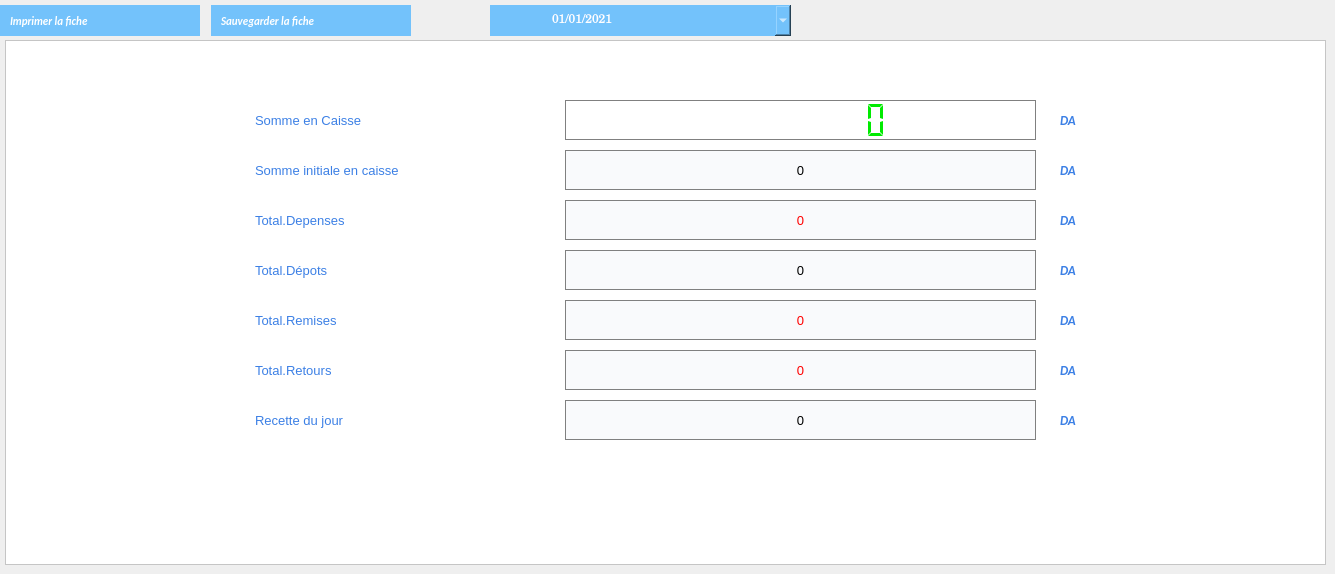
    <widget class="QWidget" name="productTab2_3">
     <attribute name="title">
      <string>Caisse</string>
     </attribute>
     <widget class="QPushButton" name="registerPrint">
      <property name="geometry">
       <rect>
        <x>0</x>
        <y>5</y>
        <width>200</width>
        <height>31</height>
       </rect>
      </property>
      <property name="sizePolicy">
       <sizepolicy hsizetype="Minimum" vsizetype="Maximum">
        <horstretch>0</horstretch>
        <verstretch>0</verstretch>
       </sizepolicy>
      </property>
      <property name="font">
       <font>
        <family>Calibri</family>
        <pointsize>8</pointsize>
        <weight>75</weight>
        <italic>true</italic>
        <bold>true</bold>
        <underline>false</underline>
        <kerning>true</kerning>
       </font>
      </property>
      <property name="cursor">
       <cursorShape>PointingHandCursor</cursorShape>
      </property>
      <property name="toolTip">
       <string>Imprimer ue fiche détaillée</string>
      </property>
      <property name="statusTip">
       <string/>
      </property>
      <property name="autoFillBackground">
       <bool>false</bool>
      </property>
      <property name="styleSheet">
       <string notr="true">QPushButton{background-color:#73C2FB; color : white; border: 0px solid #000028 ;  text-align:left; padding-left:10px;}
QPushButton:hover{color:orange;}
QPushButton:focus{color:#00ea00}
</string>
      </property>
      <property name="text">
       <string>Imprimer la fiche</string>
      </property>
      <property name="icon">
       <iconset>
        <normaloff>../../IMAGES/Icons/printCaisse.png</normaloff>../../IMAGES/Icons/printCaisse.png</iconset>
      </property>
      <property name="iconSize">
       <size>
        <width>21</width>
        <height>21</height>
       </size>
      </property>
     </widget>
     <widget class="QPushButton" name="dateSearch">
      <property name="geometry">
       <rect>
        <x>490</x>
        <y>5</y>
        <width>60</width>
        <height>31</height>
       </rect>
      </property>
      <property name="sizePolicy">
       <sizepolicy hsizetype="Minimum" vsizetype="Maximum">
        <horstretch>0</horstretch>
        <verstretch>0</verstretch>
       </sizepolicy>
      </property>
      <property name="font">
       <font>
        <family>Calibri</family>
        <pointsize>8</pointsize>
        <weight>75</weight>
        <italic>true</italic>
        <bold>true</bold>
        <underline>false</underline>
        <kerning>true</kerning>
       </font>
      </property>
      <property name="cursor">
       <cursorShape>PointingHandCursor</cursorShape>
      </property>
      <property name="toolTip">
       <string>Imprimer ue fiche détaillée</string>
      </property>
      <property name="statusTip">
       <string/>
      </property>
      <property name="autoFillBackground">
       <bool>false</bool>
      </property>
      <property name="styleSheet">
       <string notr="true">QPushButton{background-color:#73C2FB; color : white; border: 0px solid #000028 ;  text-align:center;}
QPushButton:hover{background:#f9fafc;color:orange;}
QPushButton:focus{color:#00ea00}
</string>
      </property>
      <property name="text">
       <string/>
      </property>
      <property name="icon">
       <iconset>
        <normaloff>../../IMAGES/Icons/dateWhite.png</normaloff>../../IMAGES/Icons/dateWhite.png</iconset>
      </property>
      <property name="iconSize">
       <size>
        <width>21</width>
        <height>21</height>
       </size>
      </property>
     </widget>
     <widget class="QDateEdit" name="dater">
      <property name="geometry">
       <rect>
        <x>550</x>
        <y>5</y>
        <width>241</width>
        <height>31</height>
       </rect>
      </property>
      <property name="font">
       <font>
        <family>Century Schoolbook L</family>
       </font>
      </property>
      <property name="styleSheet">
       <string notr="true">background-color:#73C2FB;border:0px;color:white;</string>
      </property>
      <property name="minimumDate">
       <date>
        <year>2020</year>
        <month>9</month>
        <day>14</day>
       </date>
      </property>
      <property name="displayFormat">
       <string>dd/MM/yyyy</string>
      </property>
      <property name="calendarPopup">
       <bool>true</bool>
      </property>
      <property name="date">
       <date>
        <year>2021</year>
        <month>1</month>
        <day>1</day>
       </date>
      </property>
     </widget>
     <widget class="QPushButton" name="registerSave">
      <property name="geometry">
       <rect>
        <x>211</x>
        <y>5</y>
        <width>200</width>
        <height>31</height>
       </rect>
      </property>
      <property name="sizePolicy">
       <sizepolicy hsizetype="Minimum" vsizetype="Maximum">
        <horstretch>0</horstretch>
        <verstretch>0</verstretch>
       </sizepolicy>
      </property>
      <property name="font">
       <font>
        <family>Calibri</family>
        <pointsize>8</pointsize>
        <weight>75</weight>
        <italic>true</italic>
        <bold>true</bold>
        <underline>false</underline>
        <kerning>true</kerning>
       </font>
      </property>
      <property name="cursor">
       <cursorShape>PointingHandCursor</cursorShape>
      </property>
      <property name="toolTip">
       <string>Imprimer ue fiche détaillée</string>
      </property>
      <property name="statusTip">
       <string/>
      </property>
      <property name="autoFillBackground">
       <bool>false</bool>
      </property>
      <property name="styleSheet">
       <string notr="true">QPushButton{background-color:#73C2FB; color : white; border: 0px solid #000028 ;  text-align:left; padding-left:10px;}
QPushButton:hover{color:orange;}
QPushButton:focus{color:#00ea00}
</string>
      </property>
      <property name="text">
       <string>Sauvegarder la fiche</string>
      </property>
      <property name="icon">
       <iconset>
        <normaloff>../../IMAGES/Icons/save.png</normaloff>../../IMAGES/Icons/save.png</iconset>
      </property>
      <property name="iconSize">
       <size>
        <width>21</width>
        <height>21</height>
       </size>
      </property>
     </widget>
     <widget class="QFrame" name="frame_2">
      <property name="geometry">
       <rect>
        <x>5</x>
        <y>40</y>
        <width>1321</width>
        <height>525</height>
       </rect>
      </property>
      <property name="styleSheet">
       <string notr="true">background:white</string>
      </property>
      <property name="frameShape">
       <enum>QFrame::StyledPanel</enum>
      </property>
      <property name="frameShadow">
       <enum>QFrame::Raised</enum>
      </property>
      <widget class="QLabel" name="label_8">
       <property name="geometry">
        <rect>
         <x>250</x>
         <y>260</y>
         <width>220</width>
         <height>40</height>
        </rect>
       </property>
       <property name="font">
        <font>
         <pointsize>10</pointsize>
        </font>
       </property>
       <property name="styleSheet">
        <string notr="true">color:#3c80e5;</string>
       </property>
       <property name="text">
        <string>Total.Remises</string>
       </property>
      </widget>
      <widget class="QPushButton" name="editInit_6">
       <property name="geometry">
        <rect>
         <x>1050</x>
         <y>360</y>
         <width>40</width>
         <height>40</height>
        </rect>
       </property>
       <property name="sizePolicy">
        <sizepolicy hsizetype="Minimum" vsizetype="Maximum">
         <horstretch>0</horstretch>
         <verstretch>0</verstretch>
        </sizepolicy>
       </property>
       <property name="font">
        <font>
         <family>Calibri</family>
         <pointsize>10</pointsize>
         <weight>75</weight>
         <italic>true</italic>
         <bold>true</bold>
         <underline>false</underline>
         <kerning>true</kerning>
        </font>
       </property>
       <property name="cursor">
        <cursorShape>ArrowCursor</cursorShape>
       </property>
       <property name="toolTip">
        <string/>
       </property>
       <property name="statusTip">
        <string/>
       </property>
       <property name="autoFillBackground">
        <bool>false</bool>
       </property>
       <property name="styleSheet">
        <string notr="true">QPushButton{background-color:white; color : #3c80e5; border: 0px solid #000028 ;  text-align:left; padding-left:5px;}</string>
       </property>
       <property name="text">
        <string>DA</string>
       </property>
       <property name="iconSize">
        <size>
         <width>21</width>
         <height>21</height>
        </size>
       </property>
      </widget>
      <widget class="QLabel" name="sumDay">
       <property name="geometry">
        <rect>
         <x>560</x>
         <y>360</y>
         <width>471</width>
         <height>40</height>
        </rect>
       </property>
       <property name="font">
        <font>
         <pointsize>10</pointsize>
        </font>
       </property>
       <property name="styleSheet">
        <string notr="true">background:#f9fafc;color:black;
border: 1px solid  #808080;</string>
       </property>
       <property name="text">
        <string>0</string>
       </property>
       <property name="alignment">
        <set>Qt::AlignCenter</set>
       </property>
      </widget>
      <widget class="QPushButton" name="editInit_4">
       <property name="geometry">
        <rect>
         <x>1050</x>
         <y>210</y>
         <width>40</width>
         <height>40</height>
        </rect>
       </property>
       <property name="sizePolicy">
        <sizepolicy hsizetype="Minimum" vsizetype="Maximum">
         <horstretch>0</horstretch>
         <verstretch>0</verstretch>
        </sizepolicy>
       </property>
       <property name="font">
        <font>
         <family>Calibri</family>
         <pointsize>10</pointsize>
         <weight>75</weight>
         <italic>true</italic>
         <bold>true</bold>
         <underline>false</underline>
         <kerning>true</kerning>
        </font>
       </property>
       <property name="cursor">
        <cursorShape>ArrowCursor</cursorShape>
       </property>
       <property name="toolTip">
        <string/>
       </property>
       <property name="statusTip">
        <string/>
       </property>
       <property name="autoFillBackground">
        <bool>false</bool>
       </property>
       <property name="styleSheet">
        <string notr="true">QPushButton{background-color:white; color : #3c80e5; border: 0px solid #000028 ;  text-align:left; padding-left:5px;}</string>
       </property>
       <property name="text">
        <string>DA</string>
       </property>
       <property name="iconSize">
        <size>
         <width>21</width>
         <height>21</height>
        </size>
       </property>
      </widget>
      <widget class="QPushButton" name="editInit_7">
       <property name="geometry">
        <rect>
         <x>1050</x>
         <y>110</y>
         <width>40</width>
         <height>40</height>
        </rect>
       </property>
       <property name="sizePolicy">
        <sizepolicy hsizetype="Minimum" vsizetype="Maximum">
         <horstretch>0</horstretch>
         <verstretch>0</verstretch>
        </sizepolicy>
       </property>
       <property name="font">
        <font>
         <family>Calibri</family>
         <pointsize>10</pointsize>
         <weight>75</weight>
         <italic>true</italic>
         <bold>true</bold>
         <underline>false</underline>
         <kerning>true</kerning>
        </font>
       </property>
       <property name="cursor">
        <cursorShape>ArrowCursor</cursorShape>
       </property>
       <property name="toolTip">
        <string/>
       </property>
       <property name="statusTip">
        <string/>
       </property>
       <property name="autoFillBackground">
        <bool>false</bool>
       </property>
       <property name="styleSheet">
        <string notr="true">QPushButton{background-color:white; color : #3c80e5; border: 0px solid #000028 ;  text-align:left; padding-left:5px;}</string>
       </property>
       <property name="text">
        <string>DA</string>
       </property>
       <property name="iconSize">
        <size>
         <width>21</width>
         <height>21</height>
        </size>
       </property>
      </widget>
      <widget class="QLabel" name="label_5">
       <property name="geometry">
        <rect>
         <x>250</x>
         <y>360</y>
         <width>220</width>
         <height>40</height>
        </rect>
       </property>
       <property name="font">
        <font>
         <pointsize>10</pointsize>
        </font>
       </property>
       <property name="styleSheet">
        <string notr="true">color:#3c80e5;</string>
       </property>
       <property name="text">
        <string>Recette du jour</string>
       </property>
      </widget>
      <widget class="QPushButton" name="editInit_3">
       <property name="geometry">
        <rect>
         <x>1050</x>
         <y>160</y>
         <width>40</width>
         <height>40</height>
        </rect>
       </property>
       <property name="sizePolicy">
        <sizepolicy hsizetype="Minimum" vsizetype="Maximum">
         <horstretch>0</horstretch>
         <verstretch>0</verstretch>
        </sizepolicy>
       </property>
       <property name="font">
        <font>
         <family>Calibri</family>
         <pointsize>10</pointsize>
         <weight>75</weight>
         <italic>true</italic>
         <bold>true</bold>
         <underline>false</underline>
         <kerning>true</kerning>
        </font>
       </property>
       <property name="cursor">
        <cursorShape>ArrowCursor</cursorShape>
       </property>
       <property name="toolTip">
        <string/>
       </property>
       <property name="statusTip">
        <string/>
       </property>
       <property name="autoFillBackground">
        <bool>false</bool>
       </property>
       <property name="styleSheet">
        <string notr="true">QPushButton{background-color:white; color : #3c80e5; border: 0px solid #000028 ;  text-align:left; padding-left:5px;}</string>
       </property>
       <property name="text">
        <string>DA</string>
       </property>
       <property name="iconSize">
        <size>
         <width>21</width>
         <height>21</height>
        </size>
       </property>
      </widget>
      <widget class="QLCDNumber" name="sumTotal">
       <property name="geometry">
        <rect>
         <x>560</x>
         <y>60</y>
         <width>471</width>
         <height>40</height>
        </rect>
       </property>
       <property name="sizePolicy">
        <sizepolicy hsizetype="Minimum" vsizetype="Minimum">
         <horstretch>0</horstretch>
         <verstretch>0</verstretch>
        </sizepolicy>
       </property>
       <property name="font">
        <font>
         <pointsize>20</pointsize>
         <weight>75</weight>
         <bold>true</bold>
        </font>
       </property>
       <property name="toolTip">
        <string>Somme Actuelle en caisse</string>
       </property>
       <property name="statusTip">
        <string>Somme Actuelle en caisse</string>
       </property>
       <property name="styleSheet">
        <string notr="true">QLCDNumber { color: #00ea00; background-color: white; height:35px;text-align:center;
border: 1px solid  #808080;}</string>
       </property>
       <property name="frameShape">
        <enum>QFrame::NoFrame</enum>
       </property>
       <property name="smallDecimalPoint">
        <bool>false</bool>
       </property>
       <property name="digitCount">
        <number>9</number>
       </property>
       <property name="mode">
        <enum>QLCDNumber::Dec</enum>
       </property>
       <property name="segmentStyle">
        <enum>QLCDNumber::Flat</enum>
       </property>
       <property name="value" stdset="0">
        <double>0.000000000000000</double>
       </property>
      </widget>
      <widget class="QPushButton" name="editInit_2">
       <property name="geometry">
        <rect>
         <x>1050</x>
         <y>60</y>
         <width>40</width>
         <height>40</height>
        </rect>
       </property>
       <property name="sizePolicy">
        <sizepolicy hsizetype="Minimum" vsizetype="Maximum">
         <horstretch>0</horstretch>
         <verstretch>0</verstretch>
        </sizepolicy>
       </property>
       <property name="font">
        <font>
         <family>Calibri</family>
         <pointsize>10</pointsize>
         <weight>75</weight>
         <italic>true</italic>
         <bold>true</bold>
         <underline>false</underline>
         <kerning>true</kerning>
        </font>
       </property>
       <property name="cursor">
        <cursorShape>ArrowCursor</cursorShape>
       </property>
       <property name="toolTip">
        <string/>
       </property>
       <property name="statusTip">
        <string/>
       </property>
       <property name="autoFillBackground">
        <bool>false</bool>
       </property>
       <property name="styleSheet">
        <string notr="true">QPushButton{background-color:white; color : #3c80e5; border: 0px solid #000028 ;  text-align:left; padding-left:5px;}</string>
       </property>
       <property name="text">
        <string>DA</string>
       </property>
       <property name="iconSize">
        <size>
         <width>21</width>
         <height>21</height>
        </size>
       </property>
      </widget>
      <widget class="QLabel" name="label_6">
       <property name="geometry">
        <rect>
         <x>250</x>
         <y>210</y>
         <width>220</width>
         <height>40</height>
        </rect>
       </property>
       <property name="font">
        <font>
         <pointsize>10</pointsize>
        </font>
       </property>
       <property name="styleSheet">
        <string notr="true">color:#3c80e5;</string>
       </property>
       <property name="text">
        <string>Total.Dépots</string>
       </property>
      </widget>
      <widget class="QLabel" name="label_7">
       <property name="geometry">
        <rect>
         <x>250</x>
         <y>160</y>
         <width>220</width>
         <height>40</height>
        </rect>
       </property>
       <property name="font">
        <font>
         <pointsize>10</pointsize>
        </font>
       </property>
       <property name="styleSheet">
        <string notr="true">color:#3c80e5;</string>
       </property>
       <property name="text">
        <string>Total.Depenses</string>
       </property>
      </widget>
      <widget class="QLabel" name="sumAdd">
       <property name="geometry">
        <rect>
         <x>560</x>
         <y>210</y>
         <width>471</width>
         <height>40</height>
        </rect>
       </property>
       <property name="font">
        <font>
         <pointsize>10</pointsize>
        </font>
       </property>
       <property name="styleSheet">
        <string notr="true">background:#f9fafc;color:black;
border: 1px solid  #808080;</string>
       </property>
       <property name="text">
        <string>0</string>
       </property>
       <property name="alignment">
        <set>Qt::AlignCenter</set>
       </property>
      </widget>
      <widget class="QLabel" name="sumDep">
       <property name="geometry">
        <rect>
         <x>560</x>
         <y>160</y>
         <width>471</width>
         <height>40</height>
        </rect>
       </property>
       <property name="font">
        <font>
         <pointsize>10</pointsize>
        </font>
       </property>
       <property name="styleSheet">
        <string notr="true">background:#f9fafc;color:red;
border: 1px solid  #808080;</string>
       </property>
       <property name="text">
        <string>0</string>
       </property>
       <property name="alignment">
        <set>Qt::AlignCenter</set>
       </property>
      </widget>
      <widget class="QLabel" name="label">
       <property name="geometry">
        <rect>
         <x>250</x>
         <y>60</y>
         <width>220</width>
         <height>40</height>
        </rect>
       </property>
       <property name="font">
        <font>
         <pointsize>10</pointsize>
        </font>
       </property>
       <property name="styleSheet">
        <string notr="true">color:#3c80e5;</string>
       </property>
       <property name="text">
        <string>Somme en Caisse</string>
       </property>
      </widget>
      <widget class="QLabel" name="label_3">
       <property name="geometry">
        <rect>
         <x>250</x>
         <y>110</y>
         <width>220</width>
         <height>40</height>
        </rect>
       </property>
       <property name="font">
        <font>
         <pointsize>10</pointsize>
        </font>
       </property>
       <property name="styleSheet">
        <string notr="true">color:#3c80e5;</string>
       </property>
       <property name="text">
        <string>Somme initiale en caisse </string>
       </property>
      </widget>
      <widget class="QPushButton" name="editInit_5">
       <property name="geometry">
        <rect>
         <x>1050</x>
         <y>260</y>
         <width>40</width>
         <height>40</height>
        </rect>
       </property>
       <property name="sizePolicy">
        <sizepolicy hsizetype="Minimum" vsizetype="Maximum">
         <horstretch>0</horstretch>
         <verstretch>0</verstretch>
        </sizepolicy>
       </property>
       <property name="font">
        <font>
         <family>Calibri</family>
         <pointsize>10</pointsize>
         <weight>75</weight>
         <italic>true</italic>
         <bold>true</bold>
         <underline>false</underline>
         <kerning>true</kerning>
        </font>
       </property>
       <property name="cursor">
        <cursorShape>ArrowCursor</cursorShape>
       </property>
       <property name="toolTip">
        <string/>
       </property>
       <property name="statusTip">
        <string/>
       </property>
       <property name="autoFillBackground">
        <bool>false</bool>
       </property>
       <property name="styleSheet">
        <string notr="true">QPushButton{background-color:white; color : #3c80e5; border: 0px solid #000028 ;  text-align:left; padding-left:5px;}</string>
       </property>
       <property name="text">
        <string>DA</string>
       </property>
       <property name="iconSize">
        <size>
         <width>21</width>
         <height>21</height>
        </size>
       </property>
      </widget>
      <widget class="QLabel" name="remiseTot">
       <property name="geometry">
        <rect>
         <x>560</x>
         <y>260</y>
         <width>471</width>
         <height>40</height>
        </rect>
       </property>
       <property name="font">
        <font>
         <pointsize>10</pointsize>
        </font>
       </property>
       <property name="styleSheet">
        <string notr="true">background:#f9fafc;color:red;
border: 1px solid  #808080;</string>
       </property>
       <property name="text">
        <string>0</string>
       </property>
       <property name="alignment">
        <set>Qt::AlignCenter</set>
       </property>
      </widget>
      <widget class="QLabel" name="sumInit">
       <property name="geometry">
        <rect>
         <x>560</x>
         <y>110</y>
         <width>471</width>
         <height>40</height>
        </rect>
       </property>
       <property name="font">
        <font>
         <pointsize>10</pointsize>
        </font>
       </property>
       <property name="styleSheet">
        <string notr="true">background:#f9fafc;color:black;
border: 1px solid  #808080;</string>
       </property>
       <property name="text">
        <string>0</string>
       </property>
       <property name="alignment">
        <set>Qt::AlignCenter</set>
       </property>
      </widget>
      <widget class="QPushButton" name="editInit_8">
       <property name="geometry">
        <rect>
         <x>1050</x>
         <y>310</y>
         <width>40</width>
         <height>40</height>
        </rect>
       </property>
       <property name="sizePolicy">
        <sizepolicy hsizetype="Minimum" vsizetype="Maximum">
         <horstretch>0</horstretch>
         <verstretch>0</verstretch>
        </sizepolicy>
       </property>
       <property name="font">
        <font>
         <family>Calibri</family>
         <pointsize>10</pointsize>
         <weight>75</weight>
         <italic>true</italic>
         <bold>true</bold>
         <underline>false</underline>
         <kerning>true</kerning>
        </font>
       </property>
       <property name="cursor">
        <cursorShape>ArrowCursor</cursorShape>
       </property>
       <property name="toolTip">
        <string/>
       </property>
       <property name="statusTip">
        <string/>
       </property>
       <property name="autoFillBackground">
        <bool>false</bool>
       </property>
       <property name="styleSheet">
        <string notr="true">QPushButton{background-color:white; color : #3c80e5; border: 0px solid #000028 ;  text-align:left; padding-left:5px;}</string>
       </property>
       <property name="text">
        <string>DA</string>
       </property>
       <property name="iconSize">
        <size>
         <width>21</width>
         <height>21</height>
        </size>
       </property>
      </widget>
      <widget class="QLabel" name="retourTot">
       <property name="geometry">
        <rect>
         <x>560</x>
         <y>310</y>
         <width>471</width>
         <height>40</height>
        </rect>
       </property>
       <property name="font">
        <font>
         <pointsize>10</pointsize>
        </font>
       </property>
       <property name="styleSheet">
        <string notr="true">background:#f9fafc;color:red;
border: 1px solid  #808080;</string>
       </property>
       <property name="text">
        <string>0</string>
       </property>
       <property name="alignment">
        <set>Qt::AlignCenter</set>
       </property>
      </widget>
      <widget class="QLabel" name="label_9">
       <property name="geometry">
        <rect>
         <x>250</x>
         <y>310</y>
         <width>220</width>
         <height>40</height>
        </rect>
       </property>
       <property name="font">
        <font>
         <pointsize>10</pointsize>
        </font>
       </property>
       <property name="styleSheet">
        <string notr="true">color:#3c80e5;</string>
       </property>
       <property name="text">
        <string>Total.Retours</string>
       </property>
      </widget>
     </widget>
    </widget>
